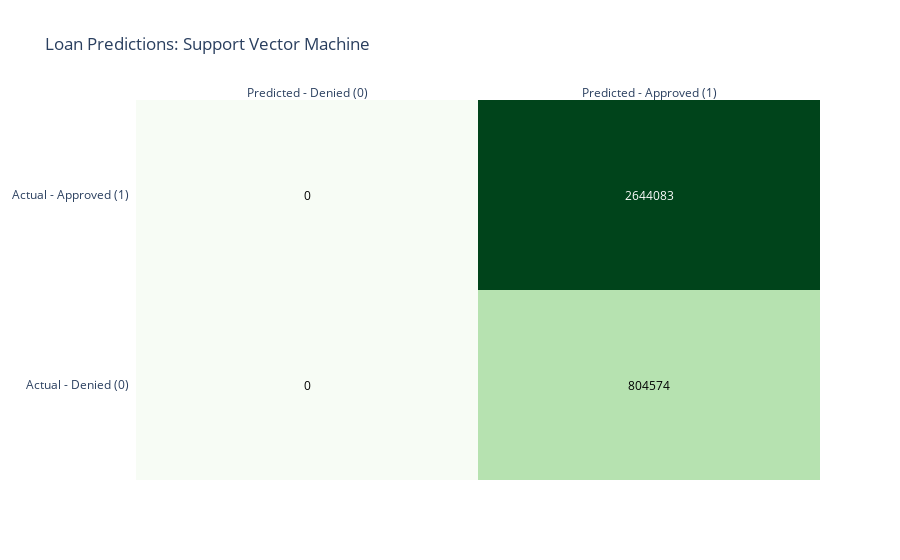

The notebook cell saved with this chart:
### Code cell
make_heatmap(svm_result['matrix'], 'Support Vector Machine', 'Greens')

### Figure 1 — Plotly figure (JSON) as saved in the notebook; plotly's stock layout.template omitted (floating-point values rounded to 4 significant figures)
{"data": [{"colorscale": [[0, "rgb(247,252,245)"], [0.125, "rgb(229,245,224)"], [0.25, "rgb(199,233,192)"], [0.375, "rgb(161,217,155)"], [0.5, "rgb(116,196,118)"], [0.625, "rgb(65,171,93)"], [0.75, "rgb(35,139,69)"], [0.875, "rgb(0,109,44)"], [1, "rgb(0,68,27)"]], "reversescale": false, "showscale": false, "type": "heatmap", "x": ["Predicted - Denied (0)", "Predicted - Approved (1)"], "y": ["Actual - Denied (0)", "Actual - Approved (1)"], "z": [[0, 804574], [0, 2644083]]}], "layout": {"annotations": [{"font": {"color": "#000000"}, "showarrow": false, "text": "0", "x": "Predicted - Denied (0)", "xref": "x", "y": "Actual - Denied (0)", "yref": "y"}, {"font": {"color": "#000000"}, "showarrow": false, "text": "804574", "x": "Predicted - Approved (1)", "xref": "x", "y": "Actual - Denied (0)", "yref": "y"}, {"font": {"color": "#000000"}, "showarrow": false, "text": "0", "x": "Predicted - Denied (0)", "xref": "x", "y": "Actual - Approved (1)", "yref": "y"}, {"font": {"color": "#FFFFFF"}, "showarrow": false, "text": "2644083", "x": "Predicted - Approved (1)", "xref": "x", "y": "Actual - Approved (1)", "yref": "y"}], "title": {"text": "Loan Predictions: Support Vector Machine"}, "xaxis": {"dtick": 1, "gridcolor": "rgb(0, 0, 0)", "side": "top", "ticks": ""}, "yaxis": {"dtick": 1, "ticks": "", "ticksuffix": "  "}}}
